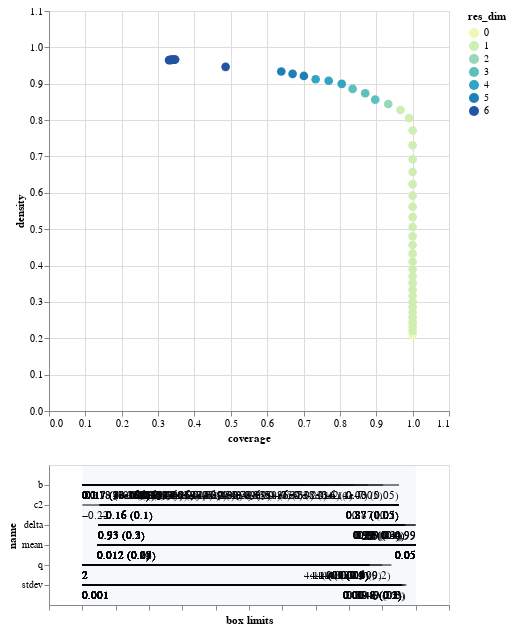

Here is the notebook cell this chart was saved with:
### Code cell
box1.inspect_tradeoff()

### Figure 1 — Vega-Lite specification as saved in the notebook (floating-point values rounded to 4 significant figures)
{"config": {"view": {"continuousWidth": 400, "continuousHeight": 300}}, "vconcat": [{"data": {"name": "data-fbee2f6fad3c6ff94b00a2eb41f4ce63"}, "mark": {"type": "circle", "size": 75}, "encoding": {"color": {"type": "ordinal", "field": "res_dim", "scale": {"range": ["#eff9b6", "#d0edb3", "#97d6b9", "#5dc0c0", "#31a5c2", "#1f80b8", "#2354a3", "#21318d"]}}, "opacity": {"condition": {"value": 1, "selection": "selector003"}, "value": 0.4}, "tooltip": [{"type": "quantitative", "field": "id"}, {"type": "quantitative", "field": "coverage", "format": ".2"}, {"type": "quantitative", "field": "density", "format": ".2"}, {"type": "ordinal", "field": "res_dim"}], "x": {"type": "quantitative", "field": "coverage", "scale": {"domain": [0, 1.1]}}, "y": {"type": "quantitative", "field": "density", "scale": {"domain": [0, 1.1]}}}, "height": 400, "selection": {"selector003": {"type": "single", "fields": ["id"]}}, "width": 400}, {"layer": [{"data": {"name": "data-d1ca1b8f10860b545fadf5c280ab097e"}, "mark": "rule", "encoding": {"x": {"type": "quantitative", "axis": {"grid": false, "labels": false, "title": "box limits"}, "field": "x_lower", "scale": {"domain": [0, 1], "padding": 0.1}}, "x2": {"field": "x_upper"}, "y": {"type": "nominal", "field": "name", "scale": {"padding": 1.0}}}, "transform": [{"calculate": "(datum.x1-datum.minimum)/(datum.maximum-datum.minimum)", "as": "x_lower"}, {"calculate": "(datum.x2-datum.minimum)/(datum.maximum-datum.minimum)", "as": "x_upper"}, {"filter": {"selection": "selector003"}}], "width": 400}, {"data": {"name": "data-d1ca1b8f10860b545fadf5c280ab097e"}, "mark": {"type": "text", "align": "left", "baseline": "top", "dy": 5}, "encoding": {"text": {"type": "ordinal", "field": "text"}, "x": {"type": "quantitative", "axis": {"grid": false, "labels": false, "title": "box limits"}, "field": "x_lower", "scale": {"domain": [0, 1], "padding": 0.1}}, "x2": {"field": "x_upper"}, "y": {"type": "nominal", "field": "name", "scale": {"padding": 1.0}}}, "transform": [{"calculate": "(datum.x1-datum.minimum)/(datum.maximum-datum.minimum)", "as": "x_lower"}, {"calculate": "(datum.x2-datum.minimum)/(datum.maximum-datum.minimum)", "as": "x_upper"}, {"filter": {"selection": "selector003"}}, {"calculate": "datum.qp_lower>0?format(datum.x1, \".2\")+\" (\"+format(datum.qp_lower, \".1~g\")+\")\" :format(datum.x1, \".2\")", "as": "text"}], "width": 400}, {"data": {"name": "data-d1ca1b8f10860b545fadf5c280ab097e"}, "mark": {"type": "text", "align": "right", "baseline": "top", "dy": 5}, "encoding": {"text": {"type": "ordinal", "field": "text"}, "x": {"type": "quantitative", "field": "x_upper"}, "x2": {"field": "x_upper"}, "y": {"type": "nominal", "field": "name", "scale": {"padding": 1.0}}}, "transform": [{"calculate": "(datum.x1-datum.minimum)/(datum.maximum-datum.minimum)", "as": "x_lower"}, {"calculate": "(datum.x2-datum.minimum)/(datum.maximum-datum.minimum)", "as": "x_upper"}, {"filter": {"selection": "selector003"}}, {"calculate": "datum.qp_upper>0?format(datum.x2, \".2\")+\" (\"+format(datum.qp_upper, \".1\")+\")\" :format(datum.x2, \".2\")", "as": "text"}], "width": 400}, {"data": {"name": "data-bb8d07f6df3d47a6a475317795287b23"}, "mark": {"type": "rect", "opacity": 0.05}, "encoding": {"x": {"type": "quantitative", "field": "start"}, "x2": {"field": "end"}}}, {"data": {"name": "data-d751713988987e9331980363e24189ce"}, "mark": "point", "encoding": {"x": {"type": "quantitative", "field": "x"}, "y": {"type": "nominal", "field": "name"}}, "transform": [{"filter": {"selection": "selector003"}}], "width": 400}, {"data": {"name": "data-d751713988987e9331980363e24189ce"}, "mark": {"type": "text", "align": "center", "baseline": "top", "dy": 5}, "encoding": {"text": {"type": "nominal", "field": "item"}, "x": {"type": "quantitative", "field": "x"}, "y": {"type": "nominal", "field": "name"}}, "transform": [{"filter": {"selection": "selector003"}}], "width": 400}]}], "$schema": "https://vega.github.io/schema/vega-lite/v4.8.1.json", "datasets": {"data-fbee2f6fad3c6ff94b00a2eb41f4ce63": [{"coverage": 1.0, "density": 0.209, "id": 0, "mass": 1.0, "mean": 0.209, "res_dim": 0}, {"coverage": 1.0, "density": 0.22, "id": 1, "mass": 0.95, "mean": 0.22, "res_dim": 1}, {"coverage": 1.0, "density": 0.2317, "id": 2, "mass": 0.902, "mean": 0.2317, "res_dim": 1}, {"coverage": 1.0, "density": 0.2442, "id": 3, "mass": 0.856, "mean": 0.2442, "res_dim": 1}, {"coverage": 1.0, "density": 0.2571, "id": 4, "mass": 0.813, "mean": 0.2571, "res_dim": 1}, {"coverage": 1.0, "density": 0.2707, "id": 5, "mass": 0.772, "mean": 0.2707, "res_dim": 1}, {"coverage": 1.0, "density": 0.2851, "id": 6, "mass": 0.733, "mean": 0.2851, "res_dim": 1}, {"coverage": 1.0, "density": 0.3003, "id": 7, "mass": 0.696, "mean": 0.3003, "res_dim": 1}, {"coverage": 1.0, "density": 0.3162, "id": 8, "mass": 0.661, "mean": 0.3162, "res_dim": 1}, {"coverage": 1.0, "density": 0.3333, "id": 9, "mass": 0.627, "mean": 0.3333, "res_dim": 1}, {"coverage": 1.0, "density": 0.3513, "id": 10, "mass": 0.595, "mean": 0.3513, "res_dim": 1}, {"coverage": 1.0, "density": 0.3699, "id": 11, "mass": 0.565, "mean": 0.3699, "res_dim": 1}, {"coverage": 1.0, "density": 0.3899, "id": 12, "mass": 0.536, "mean": 0.3899, "res_dim": 1}, {"coverage": 1.0, "density": 0.4106, "id": 13, "mass": 0.509, "mean": 0.4106, "res_dim": 1}, {"coverage": 1.0, "density": 0.4327, "id": 14, "mass": 0.483, "mean": 0.4327, "res_dim": 1}, {"coverage": 1.0, "density": 0.4563, "id": 15, "mass": 0.458, "mean": 0.4563, "res_dim": 1}, {"coverage": 1.0, "density": 0.4805, "id": 16, "mass": 0.435, "mean": 0.4805, "res_dim": 1}, {"coverage": 1.0, "density": 0.5061, "id": 17, "mass": 0.413, "mean": 0.5061, "res_dim": 1}, {"coverage": 1.0, "density": 0.5332, "id": 18, "mass": 0.392, "mean": 0.5332, "res_dim": 1}, {"coverage": 1.0, "density": 0.5618, "id": 19, "mass": 0.372, "mean": 0.5618, "res_dim": 1}, {"coverage": 1.0, "density": 0.5921, "id": 20, "mass": 0.353, "mean": 0.5921, "res_dim": 1}, {"coverage": 1.0, "density": 0.6239, "id": 21, "mass": 0.335, "mean": 0.6239, "res_dim": 1}, {"coverage": 1.0, "density": 0.6572, "id": 22, "mass": 0.318, "mean": 0.6572, "res_dim": 1}, {"coverage": 1.0, "density": 0.6921, "id": 23, "mass": 0.302, "mean": 0.6921, "res_dim": 1}, {"coverage": 1.0, "density": 0.7308, "id": 24, "mass": 0.286, "mean": 0.7308, "res_dim": 1}, {"coverage": 1.0, "density": 0.7712, "id": 25, "mass": 0.271, "mean": 0.7712, "res_dim": 1}, {"coverage": 0.9904, "density": 0.8054, "id": 26, "mass": 0.257, "mean": 0.8054, "res_dim": 1}, {"coverage": 0.9665, "density": 0.8279, "id": 27, "mass": 0.244, "mean": 0.8279, "res_dim": 1}, {"coverage": 0.933, "density": 0.8442, "id": 28, "mass": 0.231, "mean": 0.8442, "res_dim": 2}, {"coverage": 0.8971, "density": 0.8562, "id": 29, "mass": 0.219, "mean": 0.8562, "res_dim": 3}, {"coverage": 0.8696, "density": 0.8738, "id": 30, "mass": 0.208, "mean": 0.8738, "res_dim": 3}, {"coverage": 0.8349, "density": 0.8858, "id": 31, "mass": 0.197, "mean": 0.8858, "res_dim": 3}, {"coverage": 0.805, "density": 0.8997, "id": 32, "mass": 0.187, "mean": 0.8997, "res_dim": 4}, {"coverage": 0.7691, "density": 0.9082, "id": 33, "mass": 0.177, "mean": 0.9082, "res_dim": 4}, {"coverage": 0.7333, "density": 0.9122, "id": 34, "mass": 0.168, "mean": 0.9122, "res_dim": 4}, {"coverage": 0.701, "density": 0.9214, "id": 35, "mass": 0.159, "mean": 0.9214, "res_dim": 5}, {"coverage": 0.6699, "density": 0.9272, "id": 36, "mass": 0.151, "mean": 0.9272, "res_dim": 5}, {"coverage": 0.6388, "density": 0.9336, "id": 37, "mass": 0.143, "mean": 0.9336, "res_dim": 5}, {"coverage": 0.4856, "density": 0.9464, "id": 38, "mass": 0.1072, "mean": 0.9464, "res_dim": 6}, {"coverage": 0.3301, "density": 0.965, "id": 39, "mass": 0.0715, "mean": 0.965, "res_dim": 6}, {"coverage": 0.3325, "density": 0.9653, "id": 40, "mass": 0.072, "mean": 0.9653, "res_dim": 6}, {"coverage": 0.3349, "density": 0.9655, "id": 41, "mass": 0.0725, "mean": 0.9655, "res_dim": 6}, {"coverage": 0.3373, "density": 0.9658, "id": 42, "mass": 0.073, "mean": 0.9658, "res_dim": 6}, {"coverage": 0.3397, "density": 0.966, "id": 43, "mass": 0.0735, "mean": 0.966, "res_dim": 6}, {"coverage": 0.3421, "density": 0.9662, "id": 44, "mass": 0.074, "mean": 0.9662, "res_dim": 6}, {"coverage": 0.3445, "density": 0.9664, "id": 45, "mass": 0.0745, "mean": 0.9664, "res_dim": 6}, {"coverage": 0.3469, "density": 0.9667, "id": 46, "mass": 0.075, "mean": 0.9667, "res_dim": 6}], "data-d1ca1b8f10860b545fadf5c280ab097e": [{"x1": 0.1002, "x2": 0.4324, "name": "b", "id": 1, "minimum": 0.1002, "maximum": 0.4499, "qp_lower": -1.0, "qp_upper": 0.05036}, {"x1": 0.1002, "x2": 0.4157, "name": "b", "id": 2, "minimum": 0.1002, "maximum": 0.4499, "qp_lower": -1.0, "qp_upper": 0.0004904}, {"x1": 0.1002, "x2": 0.3996, "name": "b", "id": 3, "minimum": 0.1002, "maximum": 0.4499, "qp_lower": -1.0, "qp_upper": 3.769e-07}, {"x1": 0.1002, "x2": 0.3846, "name": "b", "id": 4, "minimum": 0.1002, "maximum": 0.4499, "qp_lower": -1.0, "qp_upper": 2.791e-11}, {"x1": 0.1002, "x2": 0.3702, "name": "b", "id": 5, "minimum": 0.1002, "maximum": 0.4499, "qp_lower": -1.0, "qp_upper": 1.794e-16}, {"x1": 0.1002, "x2": 0.3566, "name": "b", "id": 6, "minimum": 0.1002, "maximum": 0.4499, "qp_lower": -1.0, "qp_upper": 1.059e-22}, {"x1": 0.1002, "x2": 0.3437, "name": "b", "id": 7, "minimum": 0.1002, "maximum": 0.4499, "qp_lower": -1.0, "qp_upper": 6.243e-30}, {"x1": 0.1002, "x2": 0.3313, "name": "b", "id": 8, "minimum": 0.1002, "maximum": 0.4499, "qp_lower": -1.0, "qp_upper": 4.109e-38}, {"x1": 0.1002, "x2": 0.3194, "name": "b", "id": 9, "minimum": 0.1002, "maximum": 0.4499, "qp_lower": -1.0, "qp_upper": 1.754e-47}, {"x1": 0.1002, "x2": 0.3083, "name": "b", "id": 10, "minimum": 0.1002, "maximum": 0.4499, "qp_lower": -1.0, "qp_upper": 9.275e-58}, {"x1": 0.1002, "x2": 0.2977, "name": "b", "id": 11, "minimum": 0.1002, "maximum": 0.4499, "qp_lower": -1.0, "qp_upper": 7.358e-69}, {"x1": 0.1002, "x2": 0.2876, "name": "b", "id": 12, "minimum": 0.1002, "maximum": 0.4499, "qp_lower": -1.0, "qp_upper": 3.923e-81}, {"x1": 0.1002, "x2": 0.2781, "name": "b", "id": 13, "minimum": 0.1002, "maximum": 0.4499, "qp_lower": -1.0, "qp_upper": 4.024e-94}, {"x1": 0.1002, "x2": 0.2692, "name": "b", "id": 14, "minimum": 0.1002, "maximum": 0.4499, "qp_lower": -1.0, "qp_upper": 2.882e-108}, {"x1": 0.1002, "x2": 0.2602, "name": "b", "id": 15, "minimum": 0.1002, "maximum": 0.4499, "qp_lower": -1.0, "qp_upper": 1.29e-123}, {"x1": 0.1002, "x2": 0.2521, "name": "b", "id": 16, "minimum": 0.1002, "maximum": 0.4499, "qp_lower": -1.0, "qp_upper": 1.724e-139}, {"x1": 0.1002, "x2": 0.2445, "name": "b", "id": 17, "minimum": 0.1002, "maximum": 0.4499, "qp_lower": -1.0, "qp_upper": 1.68e-156}, {"x1": 0.1002, "x2": 0.2371, "name": "b", "id": 18, "minimum": 0.1002, "maximum": 0.4499, "qp_lower": -1.0, "qp_upper": 1.103e-174}, {"x1": 0.1002, "x2": 0.2301, "name": "b", "id": 19, "minimum": 0.1002, "maximum": 0.4499, "qp_lower": -1.0, "qp_upper": 4.483e-194}, {"x1": 0.1002, "x2": 0.2236, "name": "b", "id": 20, "minimum": 0.1002, "maximum": 0.4499, "qp_lower": -1.0, "qp_upper": 1.029e-214}, {"x1": 0.1002, "x2": 0.2173, "name": "b", "id": 21, "minimum": 0.1002, "maximum": 0.4499, "qp_lower": -1.0, "qp_upper": 1.206e-236}, {"x1": 0.1002, "x2": 0.2114, "name": "b", "id": 22, "minimum": 0.1002, "maximum": 0.4499, "qp_lower": -1.0, "qp_upper": 6.468e-260}, {"x1": 0.1002, "x2": 0.2058, "name": "b", "id": 23, "minimum": 0.1002, "maximum": 0.4499, "qp_lower": -1.0, "qp_upper": 1.393e-284}, {"x1": 0.1002, "x2": 0.2002, "name": "b", "id": 24, "minimum": 0.1002, "maximum": 0.4499, "qp_lower": -1.0, "qp_upper": 1.416e-312}, {"x1": 0.1002, "x2": 0.1949, "name": "b", "id": 25, "minimum": 0.1002, "maximum": 0.4499, "qp_lower": -1.0, "qp_upper": 0.0}, {"x1": 0.1002, "x2": 0.1899, "name": "b", "id": 26, "minimum": 0.1002, "maximum": 0.4499, "qp_lower": -1.0, "qp_upper": 0.0}, {"x1": 0.1002, "x2": 0.1853, "name": "b", "id": 27, "minimum": 0.1002, "maximum": 0.4499, "qp_lower": -1.0, "qp_upper": 0.0}, {"x1": 0.1002, "x2": 0.1853, "name": "b", "id": 28, "minimum": 0.1002, "maximum": 0.4499, "qp_lower": -1.0, "qp_upper": 0.0}, {"x1": 0.01184, "x2": 0.04997, "name": "mean", "id": 28, "minimum": 0.01004, "maximum": 0.04997, "qp_lower": 0.1013, "qp_upper": -1.0}, {"x1": 0.1002, "x2": 0.1853, "name": "b", "id": 29, "minimum": 0.1002, "maximum": 0.4499, "qp_lower": -1.0, "qp_upper": 0.0}, {"x1": 0.01184, "x2": 0.04997, "name": "mean", "id": 29, "minimum": 0.01004, "maximum": 0.04997, "qp_lower": 0.08141, "qp_upper": -1.0}, {"x1": 2.002, "x2": 4.316, "name": "q", "id": 29, "minimum": 2.002, "maximum": 4.498, "qp_lower": -1.0, "qp_upper": 0.1757}, {"x1": 0.1002, "x2": 0.1853, "name": "b", "id": 30, "minimum": 0.1002, "maximum": 0.4499, "qp_lower": -1.0, "qp_upper": 0.0}, {"x1": 0.01184, "x2": 0.04997, "name": "mean", "id": 30, "minimum": 0.01004, "maximum": 0.04997, "qp_lower": 0.08703, "qp_upper": -1.0}, {"x1": 2.002, "x2": 4.247, "name": "q", "id": 30, "minimum": 2.002, "maximum": 4.498, "qp_lower": -1.0, "qp_upper": 0.009089}, {"x1": 0.1002, "x2": 0.1853, "name": "b", "id": 31, "minimum": 0.1002, "maximum": 0.4499, "qp_lower": -1.0, "qp_upper": 0.0}, {"x1": 0.01184, "x2": 0.04997, "name": "mean", "id": 31, "minimum": 0.01004, "maximum": 0.04997, "qp_lower": 0.06683, "qp_upper": -1.0}, {"x1": 2.002, "x2": 4.149, "name": "q", "id": 31, "minimum": 2.002, "maximum": 4.498, "qp_lower": -1.0, "qp_upper": 0.0005008}, {"x1": 0.1002, "x2": 0.1853, "name": "b", "id": 32, "minimum": 0.1002, "maximum": 0.4499, "qp_lower": -1.0, "qp_upper": 0.0}, {"x1": 0.01184, "x2": 0.04997, "name": "mean", "id": 32, "minimum": 0.01004, "maximum": 0.04997, "qp_lower": 0.04661, "qp_upper": -1.0}, {"x1": 2.002, "x2": 4.149, "name": "q", "id": 32, "minimum": 2.002, "maximum": 4.498, "qp_lower": -1.0, "qp_upper": 0.0001334}, {"x1": 0.001001, "x2": 0.00483, "name": "stdev", "id": 32, "minimum": 0.001001, "maximum": 0.005, "qp_lower": -1.0, "qp_upper": 0.1257}, {"x1": 0.1002, "x2": 0.1802, "name": "b", "id": 33, "minimum": 0.1002, "maximum": 0.4499, "qp_lower": -1.0, "qp_upper": 0.0}, {"x1": 0.01184, "x2": 0.04997, "name": "mean", "id": 33, "minimum": 0.01004, "maximum": 0.04997, "qp_lower": 0.06986, "qp_upper": -1.0}, {"x1": 2.002, "x2": 4.149, "name": "q", "id": 33, "minimum": 2.002, "maximum": 4.498, "qp_lower": -1.0, "qp_upper": 9.157e-05}, {"x1": 0.001001, "x2": 0.00483, "name": "stdev", "id": 33, "minimum": 0.001001, "maximum": 0.005, "qp_lower": -1.0, "qp_upper": 0.169}, {"x1": 0.1002, "x2": 0.1759, "name": "b", "id": 34, "minimum": 0.1002, "maximum": 0.4499, "qp_lower": -1.0, "qp_upper": 1.146e-321}, {"x1": 0.01184, "x2": 0.04997, "name": "mean", "id": 34, "minimum": 0.01004, "maximum": 0.04997, "qp_lower": 0.05464, "qp_upper": -1.0}, {"x1": 2.002, "x2": 4.149, "name": "q", "id": 34, "minimum": 2.002, "maximum": 4.498, "qp_lower": -1.0, "qp_upper": 0.0002849}, {"x1": 0.001001, "x2": 0.00483, "name": "stdev", "id": 34, "minimum": 0.001001, "maximum": 0.005, "qp_lower": -1.0, "qp_upper": 0.1552}, {"x1": 0.1002, "x2": 0.1759, "name": "b", "id": 35, "minimum": 0.1002, "maximum": 0.4499, "qp_lower": -1.0, "qp_upper": 6.53e-313}, {"x1": 0.9329, "x2": 0.99, "name": "delta", "id": 35, "minimum": 0.9301, "maximum": 0.99, "qp_lower": 0.2298, "qp_upper": -1.0}, {"x1": 0.01184, "x2": 0.04997, "name": "mean", "id": 35, "minimum": 0.01004, "maximum": 0.04997, "qp_lower": 0.04033, "qp_upper": -1.0}, {"x1": 2.002, "x2": 4.149, "name": "q", "id": 35, "minimum": 2.002, "maximum": 4.498, "qp_lower": -1.0, "qp_upper": 0.0002047}, {"x1": 0.001001, "x2": 0.00483, "name": "stdev", "id": 35, "minimum": 0.001001, "maximum": 0.005, "qp_lower": -1.0, "qp_upper": 0.1203}, {"x1": 0.1002, "x2": 0.1714, "name": "b", "id": 36, "minimum": 0.1002, "maximum": 0.4499, "qp_lower": -1.0, "qp_upper": 6.518e-303}, {"x1": 0.9329, "x2": 0.99, "name": "delta", "id": 36, "minimum": 0.9301, "maximum": 0.99, "qp_lower": 0.2095, "qp_upper": -1.0}, {"x1": 0.01184, "x2": 0.04997, "name": "mean", "id": 36, "minimum": 0.01004, "maximum": 0.04997, "qp_lower": 0.03149, "qp_upper": -1.0}, {"x1": 2.002, "x2": 4.149, "name": "q", "id": 36, "minimum": 2.002, "maximum": 4.498, "qp_lower": -1.0, "qp_upper": 0.001122}, {"x1": 0.001001, "x2": 0.00483, "name": "stdev", "id": 36, "minimum": 0.001001, "maximum": 0.005, "qp_lower": -1.0, "qp_upper": 0.1841}, {"x1": 0.1002, "x2": 0.1714, "name": "b", "id": 37, "minimum": 0.1002, "maximum": 0.4499, "qp_lower": -1.0, "qp_upper": 0.0}, {"x1": 0.9329, "x2": 0.9871, "name": "delta", "id": 37, "minimum": 0.9301, "maximum": 0.99, "qp_lower": 0.1865, "qp_upper": 0.3111}, {"x1": 0.01184, "x2": 0.04997, "name": "mean", "id": 37, "minimum": 0.01004, "maximum": 0.04997, "qp_lower": 0.02313, "qp_upper": -1.0}, {"x1": 2.002, "x2": 4.149, "name": "q", "id": 37, "minimum": 2.002, "maximum": 4.498, "qp_lower": -1.0, "qp_upper": 0.006149}, {"x1": 0.001001, "x2": 0.00483, "name": "stdev", "id": 37, "minimum": 0.001001, "maximum": 0.005, "qp_lower": -1.0, "qp_upper": 0.1522}, {"x1": 0.1002, "x2": 0.1714, "name": "b", "id": 38, "minimum": 0.1002, "maximum": 0.4499, "qp_lower": -1.0, "qp_upper": 9.467e-228}, {"x1": 0.9329, "x2": 0.9871, "name": "delta", "id": 38, "minimum": 0.9301, "maximum": 0.99, "qp_lower": 0.2309, "qp_upper": 0.3457}, {"x1": 0.01184, "x2": 0.04997, "name": "mean", "id": 38, "minimum": 0.01004, "maximum": 0.04997, "qp_lower": 0.05436, "qp_upper": -1.0}, {"x1": 2.002, "x2": 4.149, "name": "q", "id": 38, "minimum": 2.002, "maximum": 4.498, "qp_lower": -1.0, "qp_upper": 0.03843}, {"x1": 0.001001, "x2": 0.00483, "name": "stdev", "id": 38, "minimum": 0.001001, "maximum": 0.005, "qp_lower": -1.0, "qp_upper": 0.2}, {"x1": -0.219, "x2": 0.8677, "name": "c2", "id": 38, "minimum": -0.219, "maximum": 0.9258, "qp_lower": -1.0, "qp_upper": 0.1664}, {"x1": 0.1002, "x2": 0.1714, "name": "b", "id": 39, "minimum": 0.1002, "maximum": 0.4499, "qp_lower": -1.0, "qp_upper": 1.162e-159}, {"x1": 0.9329, "x2": 0.9871, "name": "delta", "id": 39, "minimum": 0.9301, "maximum": 0.99, "qp_lower": 0.3186, "qp_upper": 0.414}, {"x1": 0.01184, "x2": 0.04997, "name": "mean", "id": 39, "minimum": 0.01004, "maximum": 0.04997, "qp_lower": 0.1617, "qp_upper": -1.0}, {"x1": 2.002, "x2": 4.149, "name": "q", "id": 39, "minimum": 2.002, "maximum": 4.498, "qp_lower": -1.0, "qp_upper": 0.2457}, {"x1": 0.001001, "x2": 0.00483, "name": "stdev", "id": 39, "minimum": 0.001001, "maximum": 0.005, "qp_lower": -1.0, "qp_upper": 0.294}, {"x1": -0.1594, "x2": 0.8677, "name": "c2", "id": 39, "minimum": -0.219, "maximum": 0.9258, "qp_lower": 0.09686, "qp_upper": 0.05221}, {"x1": 0.1002, "x2": 0.1714, "name": "b", "id": 40, "minimum": 0.1002, "maximum": 0.4499, "qp_lower": -1.0, "qp_upper": 2.431e-160}, {"x1": 0.9329, "x2": 0.9872, "name": "delta", "id": 40, "minimum": 0.9301, "maximum": 0.99, "qp_lower": 0.3182, "qp_upper": 0.4048}, {"x1": 0.01184, "x2": 0.04997, "name": "mean", "id": 40, "minimum": 0.01004, "maximum": 0.04997, "qp_lower": 0.1614, "qp_upper": -1.0}, {"x1": 2.002, "x2": 4.149, "name": "q", "id": 40, "minimum": 2.002, "maximum": 4.498, "qp_lower": -1.0, "qp_upper": 0.2447}, {"x1": 0.001001, "x2": 0.00483, "name": "stdev", "id": 40, "minimum": 0.001001, "maximum": 0.005, "qp_lower": -1.0, "qp_upper": 0.2937}, {"x1": -0.1594, "x2": 0.8677, "name": "c2", "id": 40, "minimum": -0.219, "maximum": 0.9258, "qp_lower": 0.0969, "qp_upper": 0.05225}, {"x1": 0.1002, "x2": 0.1714, "name": "b", "id": 41, "minimum": 0.1002, "maximum": 0.4499, "qp_lower": -1.0, "qp_upper": 2.342e-161}, {"x1": 0.9329, "x2": 0.9873, "name": "delta", "id": 41, "minimum": 0.9301, "maximum": 0.99, "qp_lower": 0.3177, "qp_upper": 0.3956}, {"x1": 0.01184, "x2": 0.04997, "name": "mean", "id": 41, "minimum": 0.01004, "maximum": 0.04997, "qp_lower": 0.1611, "qp_upper": -1.0}, {"x1": 2.002, "x2": 4.149, "name": "q", "id": 41, "minimum": 2.002, "maximum": 4.498, "qp_lower": -1.0, "qp_upper": 0.2437}, {"x1": 0.001001, "x2": 0.00483, "name": "stdev", "id": 41, "minimum": 0.001001, "maximum": 0.005, "qp_lower": -1.0, "qp_upper": 0.2934}, {"x1": -0.1594, "x2": 0.8677, "name": "c2", "id": 41, "minimum": -0.219, "maximum": 0.9258, "qp_lower": 0.09695, "qp_upper": 0.05228}, {"x1": 0.1002, "x2": 0.1714, "name": "b", "id": 42, "minimum": 0.1002, "maximum": 0.4499, "qp_lower": -1.0, "qp_upper": 3.347e-162}, {"x1": 0.9329, "x2": 0.9875, "name": "delta", "id": 42, "minimum": 0.9301, "maximum": 0.99, "qp_lower": 0.3172, "qp_upper": 0.3866}, {"x1": 0.01184, "x2": 0.04997, "name": "mean", "id": 42, "minimum": 0.01004, "maximum": 0.04997, "qp_lower": 0.1608, "qp_upper": -1.0}, {"x1": 2.002, "x2": 4.149, "name": "q", "id": 42, "minimum": 2.002, "maximum": 4.498, "qp_lower": -1.0, "qp_upper": 0.2427}, {"x1": 0.001001, "x2": 0.00483, "name": "stdev", "id": 42, "minimum": 0.001001, "maximum": 0.005, "qp_lower": -1.0, "qp_upper": 0.2931}, {"x1": -0.1594, "x2": 0.8677, "name": "c2", "id": 42, "minimum": -0.219, "maximum": 0.9258, "qp_lower": 0.09699, "qp_upper": 0.05232}, {"x1": 0.1002, "x2": 0.1714, "name": "b", "id": 43, "minimum": 0.1002, "maximum": 0.4499, "qp_lower": -1.0, "qp_upper": 3.239e-163}, {"x1": 0.9329, "x2": 0.9877, "name": "delta", "id": 43, "minimum": 0.9301, "maximum": 0.99, "qp_lower": 0.3168, "qp_upper": 0.3776}, {"x1": 0.01184, "x2": 0.04997, "name": "mean", "id": 43, "minimum": 0.01004, "maximum": 0.04997, "qp_lower": 0.1605, "qp_upper": -1.0}, {"x1": 2.002, "x2": 4.149, "name": "q", "id": 43, "minimum": 2.002, "maximum": 4.498, "qp_lower": -1.0, "qp_upper": 0.1805}, {"x1": 0.001001, "x2": 0.00483, "name": "stdev", "id": 43, "minimum": 0.001001, "maximum": 0.005, "qp_lower": -1.0, "qp_upper": 0.2928}, {"x1": -0.1594, "x2": 0.8677, "name": "c2", "id": 43, "minimum": -0.219, "maximum": 0.9258, "qp_lower": 0.09703, "qp_upper": 0.05235}, {"x1": 0.1002, "x2": 0.1714, "name": "b", "id": 44, "minimum": 0.1002, "maximum": 0.4499, "qp_lower": -1.0, "qp_upper": 2.115e-164}, {"x1": 0.9329, "x2": 0.9881, "name": "delta", "id": 44, "minimum": 0.9301, "maximum": 0.99, "qp_lower": 0.3163, "qp_upper": 0.3688}, {"x1": 0.01184, "x2": 0.04997, "name": "mean", "id": 44, "minimum": 0.01004, "maximum": 0.04997, "qp_lower": 0.1602, "qp_upper": -1.0}, {"x1": 2.002, "x2": 4.149, "name": "q", "id": 44, "minimum": 2.002, "maximum": 4.498, "qp_lower": -1.0, "qp_upper": 0.1796}, {"x1": 0.001001, "x2": 0.00483, "name": "stdev", "id": 44, "minimum": 0.001001, "maximum": 0.005, "qp_lower": -1.0, "qp_upper": 0.2925}, {"x1": -0.1594, "x2": 0.8677, "name": "c2", "id": 44, "minimum": -0.219, "maximum": 0.9258, "qp_lower": 0.09707, "qp_upper": 0.05239}, {"x1": 0.1002, "x2": 0.1714, "name": "b", "id": 45, "minimum": 0.1002, "maximum": 0.4499, "qp_lower": -1.0, "qp_upper": 4.229e-166}, {"x1": 0.9329, "x2": 0.9881, "name": "delta", "id": 45, "minimum": 0.9301, "maximum": 0.99, "qp_lower": 0.3159, "qp_upper": 0.3772}, {"x1": 0.01184, "x2": 0.04997, "name": "mean", "id": 45, "minimum": 0.01004, "maximum": 0.04997, "qp_lower": 0.1599, "qp_upper": -1.0}, {"x1": 2.002, "x2": 4.149, "name": "q", "id": 45, "minimum": 2.002, "maximum": 4.498, "qp_lower": -1.0, "qp_upper": 0.1788}, {"x1": 0.001001, "x2": 0.004867, "name": "stdev", "id": 45, "minimum": 0.001001, "maximum": 0.005, "qp_lower": -1.0, "qp_upper": 0.2844}, {"x1": -0.1594, "x2": 0.8677, "name": "c2", "id": 45, "minimum": -0.219, "maximum": 0.9258, "qp_lower": 0.09711, "qp_upper": 0.05242}, {"x1": 0.1002, "x2": 0.1714, "name": "b", "id": 46, "minimum": 0.1002, "maximum": 0.4499, "qp_lower": -1.0, "qp_upper": 6.782e-167}, {"x1": 0.9329, "x2": 0.9881, "name": "delta", "id": 46, "minimum": 0.9301, "maximum": 0.99, "qp_lower": 0.3154, "qp_upper": 0.377}, {"x1": 0.01184, "x2": 0.04997, "name": "mean", "id": 46, "minimum": 0.01004, "maximum": 0.04997, "qp_lower": 0.1596, "qp_upper": -1.0}, {"x1": 2.002, "x2": 4.149, "name": "q", "id": 46, "minimum": 2.002, "maximum": 4.498, "qp_lower": -1.0, "qp_upper": 0.178}, {"x1": 0.001001, "x2": 0.004889, "name": "stdev", "id": 46, "minimum": 0.001001, "maximum": 0.005, "qp_lower": -1.0, "qp_upper": 0.2765}, {"x1": -0.1594, "x2": 0.8677, "name": "c2", "id": 46, "minimum": -0.219, "maximum": 0.9258, "qp_lower": 0.09715, "qp_upper": 0.05245}], "data-bb8d07f6df3d47a6a475317795287b23": [{"start": 0, "end": 1}], "data-d751713988987e9331980363e24189ce": []}}
